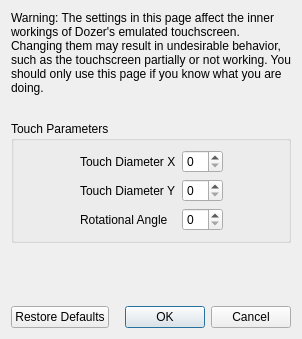
<?xml version="1.0" encoding="UTF-8"?>
<ui version="4.0">
 <class>ConfigureTouchscreenAdvanced</class>
 <widget class="QDialog" name="ConfigureTouchscreenAdvanced">
  <property name="geometry">
   <rect>
    <x>0</x>
    <y>0</y>
    <width>298</width>
    <height>339</height>
   </rect>
  </property>
  <property name="windowTitle">
   <string>Configure Touchscreen</string>
  </property>
  <layout class="QVBoxLayout" name="verticalLayout">
   <item>
    <widget class="QLabel" name="label_2">
     <property name="minimumSize">
      <size>
       <width>280</width>
       <height>0</height>
      </size>
     </property>
     <property name="text">
      <string>Warning: The settings in this page affect the inner workings of Dozer's emulated touchscreen. Changing them may result in undesirable behavior, such as the touchscreen partially or not working. You should only use this page if you know what you are doing.</string>
     </property>
     <property name="wordWrap">
      <bool>true</bool>
     </property>
    </widget>
   </item>
   <item>
    <spacer name="verticalSpacer_2">
     <property name="orientation">
      <enum>Qt::Vertical</enum>
     </property>
     <property name="sizeType">
      <enum>QSizePolicy::Fixed</enum>
     </property>
     <property name="sizeHint" stdset="0">
      <size>
       <width>20</width>
       <height>20</height>
      </size>
     </property>
    </spacer>
   </item>
   <item>
    <widget class="QGroupBox" name="gridGroupBox">
     <property name="title">
      <string>Touch Parameters</string>
     </property>
     <layout class="QGridLayout" name="gridLayout">
      <item row="0" column="0">
       <spacer name="horizontalSpacer">
        <property name="orientation">
         <enum>Qt::Horizontal</enum>
        </property>
        <property name="sizeHint" stdset="0">
         <size>
          <width>40</width>
          <height>20</height>
         </size>
        </property>
       </spacer>
      </item>
      <item row="1" column="1">
       <widget class="QLabel" name="label_4">
        <property name="text">
         <string>Touch Diameter Y</string>
        </property>
       </widget>
      </item>
      <item row="0" column="3">
       <spacer name="horizontalSpacer_2">
        <property name="orientation">
         <enum>Qt::Horizontal</enum>
        </property>
        <property name="sizeHint" stdset="0">
         <size>
          <width>40</width>
          <height>20</height>
         </size>
        </property>
       </spacer>
      </item>
      <item row="0" column="1">
       <widget class="QLabel" name="label_3">
        <property name="text">
         <string>Touch Diameter X</string>
        </property>
       </widget>
      </item>
      <item row="2" column="1">
       <widget class="QLabel" name="label_5">
        <property name="text">
         <string>Rotational Angle</string>
        </property>
       </widget>
      </item>
      <item row="0" column="2">
       <widget class="QSpinBox" name="diameter_x_box"/>
      </item>
      <item row="1" column="2">
       <widget class="QSpinBox" name="diameter_y_box"/>
      </item>
      <item row="2" column="2">
       <widget class="QSpinBox" name="angle_box"/>
      </item>
     </layout>
    </widget>
   </item>
   <item>
    <spacer name="verticalSpacer">
     <property name="orientation">
      <enum>Qt::Vertical</enum>
     </property>
     <property name="sizeHint" stdset="0">
      <size>
       <width>20</width>
       <height>40</height>
      </size>
     </property>
    </spacer>
   </item>
   <item>
    <layout class="QHBoxLayout" name="horizontalLayout">
     <item>
      <widget class="QPushButton" name="restore_defaults_button">
       <property name="text">
        <string>Restore Defaults</string>
       </property>
      </widget>
     </item>
     <item>
      <widget class="QDialogButtonBox" name="buttonBox">
       <property name="standardButtons">
        <set>QDialogButtonBox::Cancel|QDialogButtonBox::Ok</set>
       </property>
      </widget>
     </item>
    </layout>
   </item>
  </layout>
 </widget>
 <resources/>
 <connections>
  <connection>
   <sender>buttonBox</sender>
   <signal>accepted()</signal>
   <receiver>ConfigureTouchscreenAdvanced</receiver>
   <slot>accept()</slot>
  </connection>
  <connection>
   <sender>buttonBox</sender>
   <signal>rejected()</signal>
   <receiver>ConfigureTouchscreenAdvanced</receiver>
   <slot>reject()</slot>
   </connection>
 </connections>
</ui>
